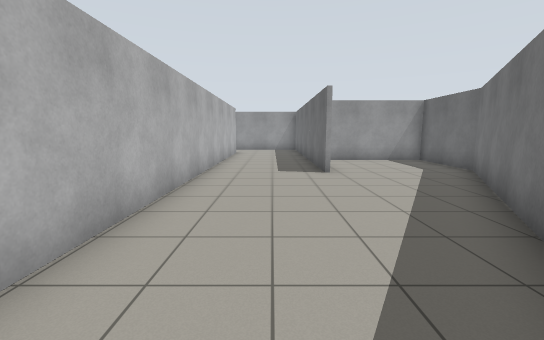
View 1 (above)

22 first-person views from a walk through a robot-simulator world made for Gazebo. The camera is 1.2 m above the floor, tilts 8° down and sees 90° across. The floor is counted in squares, 1 m on a side. Each view is taken from the middle of a square. On the plan, view 1 faces up. The plan holds only what a view shows up to about 12 squares ahead; the rest is blank.

View 2
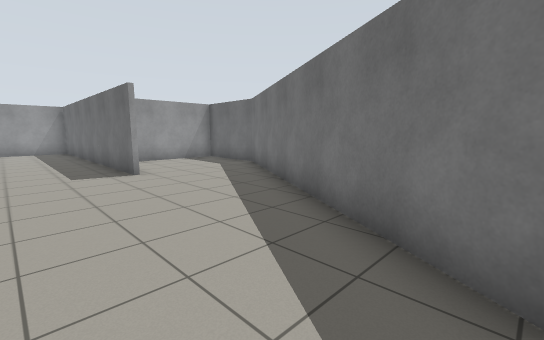

View 3
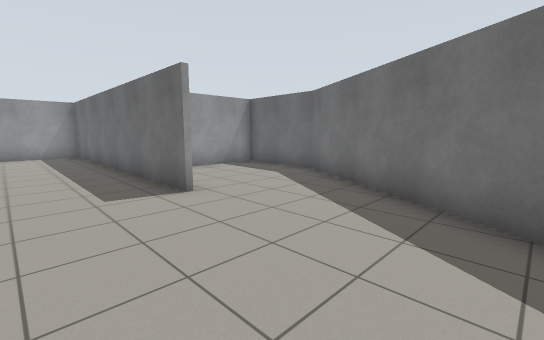

View 4
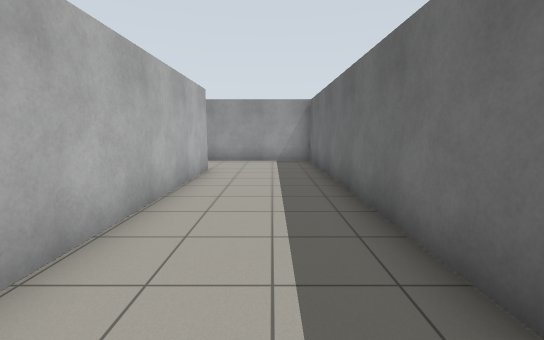

View 5
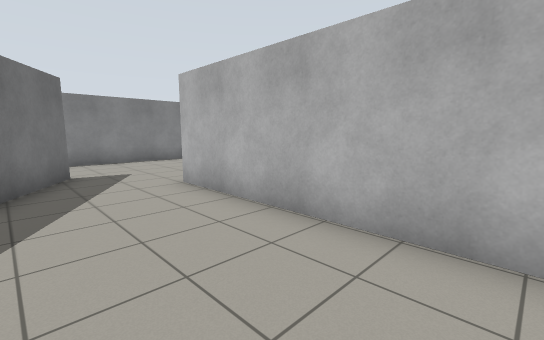

View 6
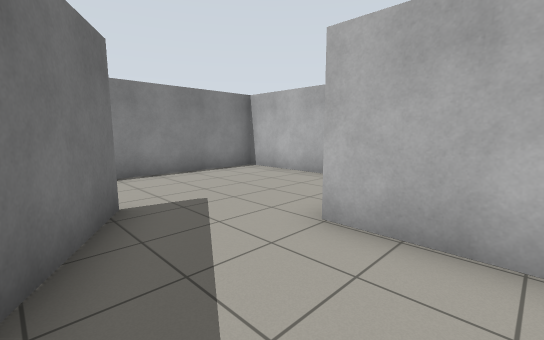

View 7
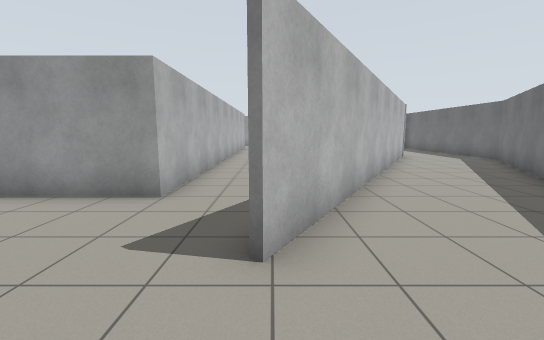

View 8
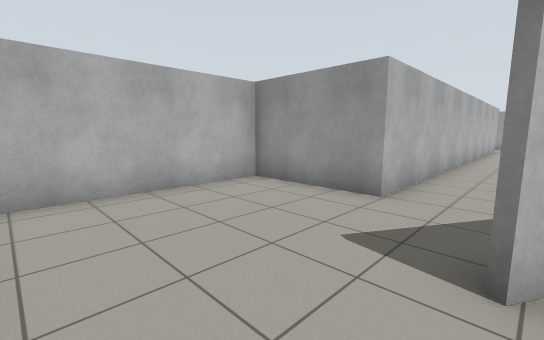

View 9
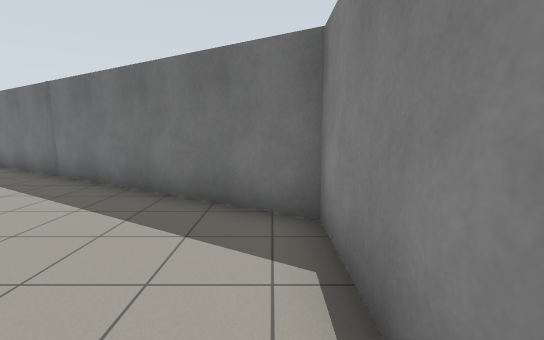

View 10
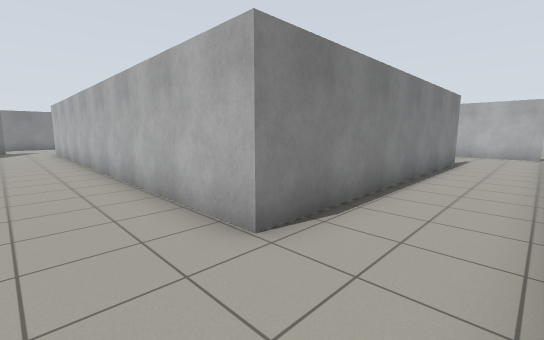

View 11
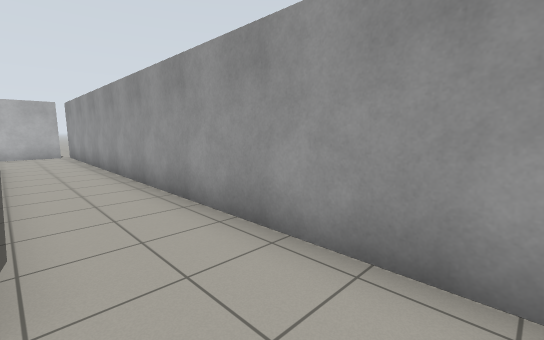

View 12
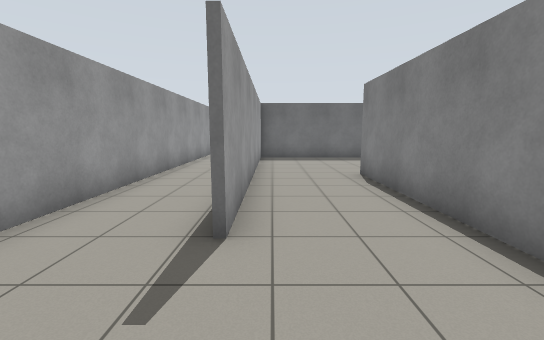

View 13
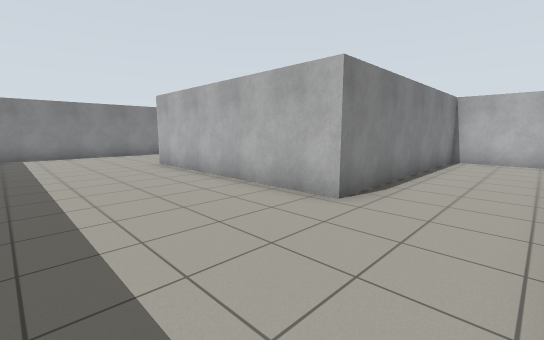

View 14
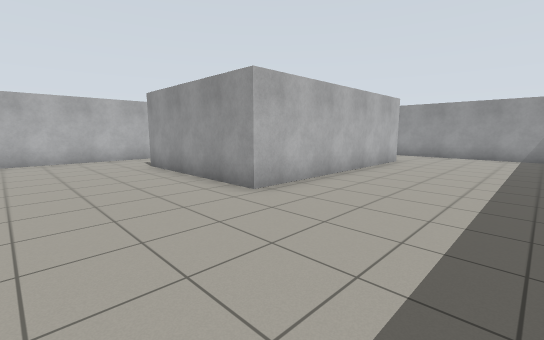

View 15
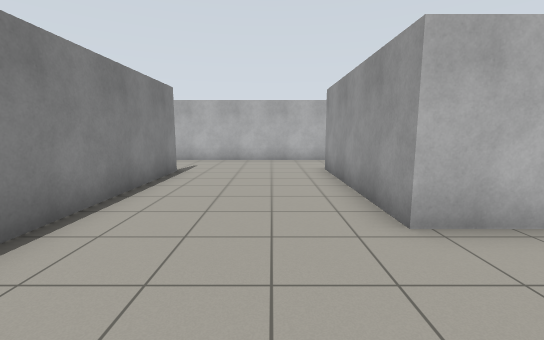

View 16
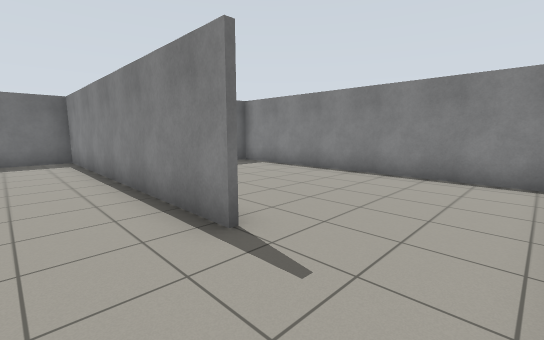

View 17
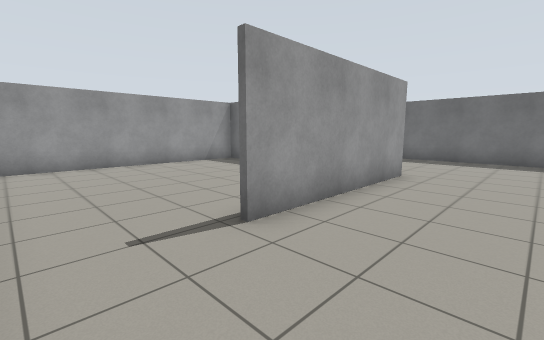

View 18
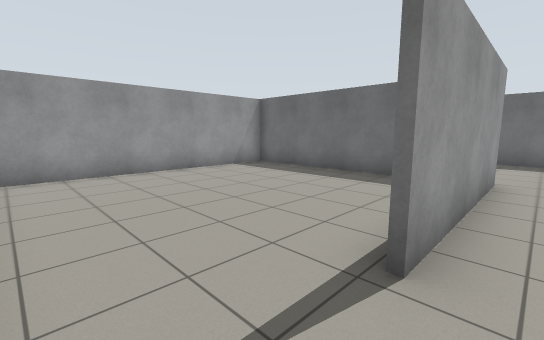

View 19
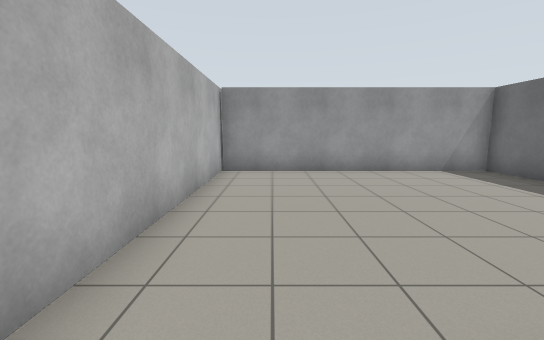

View 20
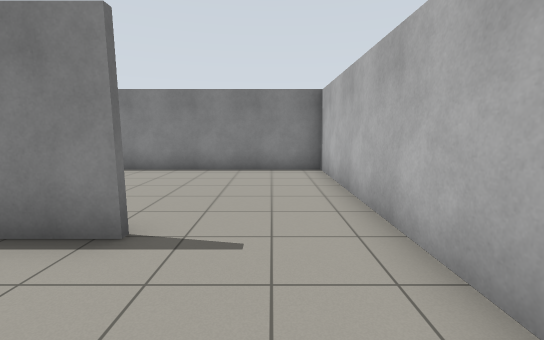

View 21
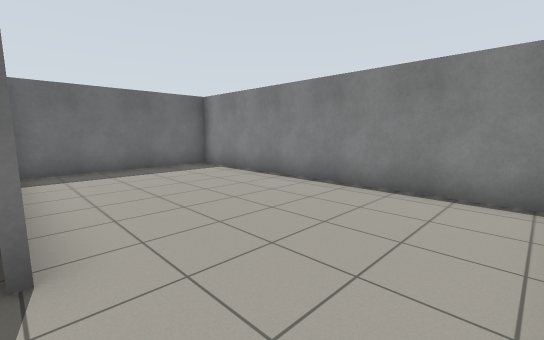

View 22
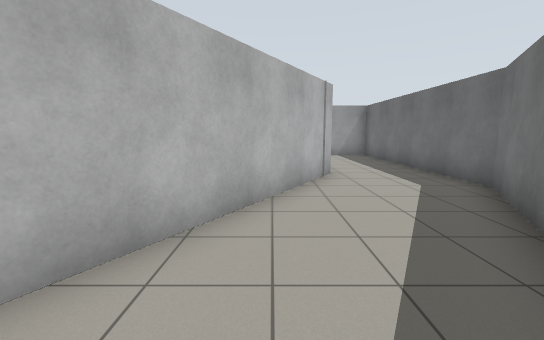

### Floor plan
Ten units are one square. View 1 is at (0, 0); x grows to the right and y downward. Boxes are objects, and circles mark ways between rooms. Rooms are numbered by the first view taken in them; rooms with no view inside come last. Other rooms are left out.
<svg viewBox="-165 -188 268 250">
<path fill="none" stroke="#000" d="M16 -80 16 -183 -4 -183M-21 -157 -21 1M7 11 63 -84 63 -116 25 -116M-2 26 7 11M-21 1 -56 1 -56 57M68 -89 -1 27M-60 57 26 57 98 -68 98 -132M-74 -69 -74 -123 -155 -123M-124 -1 -22 -1 -22 -65M-156 -125 -72 -125 -72 -47 -128 -47M-121 -157 -21 -157M-29 -155 -121 -155M-156 -180 -156 57 -60 57M-57 57 -57 2M-4 -183 -149 -183"/>
<circle cx="-10" cy="0" r="3" fill="#2a7"/>
<circle cx="-15" cy="-175" r="3" fill="#2a7"/>
<text x="10" y="-90">1</text>
<text x="40" y="-20">2</text>
<text x="-90" y="-70">3</text>
</svg>
Room 1 opens to room 2. Room 1 opens to room 3.

Where each view was taken, in squares from view 1:
view 1: 0 up, 0 right, facing up
view 2: 0 up, 1 left, facing up-right
view 3: 3 up, 1 left, facing up-right
view 4: 7 up, 0 right, facing up
view 5: 6 up, 1 right, facing down-left
view 6: 2 up, 1 right, facing down-left
view 7: 5 down, 0 right, facing up
view 8: 5 down, 0 right, facing up-left
view 9: 5 down, 1 left, facing right
view 10: 18 up, 0 right, facing down-left
view 11: 16 up, 0 right, facing up-left
view 12: 15 up, 15 left, facing right
view 13: 15 up, 3 left, facing down-left
view 14: 1 up, 3 left, facing up-left
view 15: 3 up, 4 left, facing left
view 16: 2 up, 15 left, facing down-right
view 17: 2 up, 15 left, facing up-right
view 18: 4 up, 15 left, facing up-right
view 19: 4 up, 14 left, facing up
view 20: 3 up, 14 left, facing down
view 21: 0 up, 15 left, facing down-right
view 22: 1 up, 5 right, facing up
